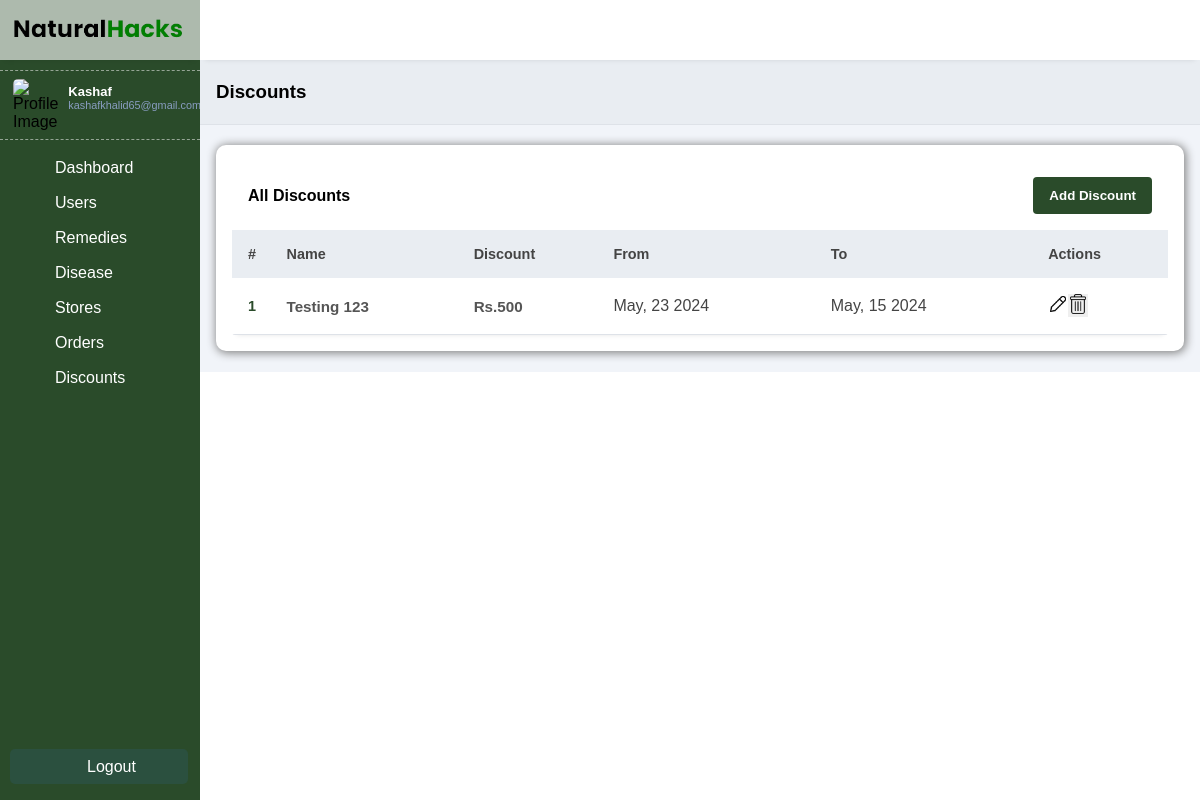
Screenshot of /admin/discounts/discounts.php (signed in) with the database file from the repository.
### tables this page shows
CREATE TABLE `discounts` (
  `id` int(11) NOT NULL,
  `name` varchar(255) NOT NULL,
  `discount` int(11) NOT NULL,
  `type` enum('flat','percent','','') NOT NULL,
  `start_date` timestamp NOT NULL DEFAULT current_timestamp(),
  `end_date` timestamp NOT NULL DEFAULT current_timestamp()
);

### admin/discounts/discounts.php (the view, shortened to what this page needs)
<?php
require_once '../../connection.php';
?>
<!DOCTYPE html>
<html lang="en">
<?php
include('../layout/head.php');
?>
<body>
    <?php
    include('../layout/sidebar.php');
    ?>
    <?php
        $sql = "SELECT * FROM discounts";
        $discounts = mysqli_query($conn, $sql);
    ?>
    <div class="main-content">
        <?php include('../layout/header.php') ?>
        <main>
            <div class="page-header">
                <h3>Discounts</h3>
            </div>
            <div class="page-content">
                <div class="card">
                    <div class="records table-responsive">
                        <div class="record-header">
                            <h4>All Discounts</h4>
                            <div class="add">
                                <a href="./discount_add.php"><button>Add Discount</button></a>
                            </div>
                        </div>
                        <div>
                            <?php if (mysqli_num_rows($discounts) > 0) { ?>
                                <table width="100%">
                                    <thead>
                                        <tr>
                                            <th>#</th>
                                            <th>Name</th>
                                            <th>Discount</th>
                                            <th>From</th>
                                            <th>To</th>
                                            <th>Actions</th>
                                        </tr>
                                    </thead>
                                    <tbody>
                                        <?php
                                        foreach ($discounts as $key => $row) {
                                            $key++;
                                        ?>
                                            <tr>
                                                <td><?= $key ?></td>
                                                <td>
                                                    <div class="client-info">
                                                        <h4><?= htmlspecialchars($row['name']) ?></h4>
                                                    </div>
                                                </td>
                                                <td>
                                                    <div class="client-info">
                                                        <h4><?= $row['type'] == 'flat' ? 'Rs.'.$row['discount'] : $row['discount'].'%' ?></h4>
                                                    </div>
                                                </td>
                                                <td>
                                                    <p>
                                                        <?= date('F, d Y', strtotime($row['start_date'])) ?>
                                                    </p>
                                                </td>
                                                <td>
                                                    <p>
                                                        <?= date('F, d Y', strtotime($row['end_date'])) ?>
                                                    </p>
                                                </td>
                                                <td>
                                                    <div class="actions">
                                                        <a href="./discount_edit.php?id=<?= $row['id'] ?>">
                                                            <img src="../assets/images/edit.png" height="20px" alt="">
                                                        </a>
                                                        <form class="delete-form" id="deleteForm_<?= $row['id'] ?>" action="./discounts.php" method="post">
                                                            <button type="submit" style="border:none; background-color: none;" onclick="return confirm(' Are you sure you want to delete <?= htmlspecialchars($row['name']) ?> ?')" name="delete">
                                                                <img src="../assets/images/delete.png" height="20px" alt="">
                                                            </button>
                                                        </form>
                                                    </div>
                                                </td>
                                            </tr>
                                        <?php } ?>
                                    </tbody>
                                </table>
                            <?php } ?>
                        </div>
                    </div>
                </div>
            </div>
        </main>
    </div>
</body>
</html>

### admin/style.css (style rules this page uses)
:root { --main-color: #2a4b2a; --color-dark: #2b503f; --text-grey: #b0b0b0; }
* { margin: 0; padding: 0; text-decoration: none; box-sizing: border-box; font-family: "Merriweather", sans-serif; }
.main-content { margin-left: 200px; width: calc(100% - 200px); transition: margin-left 300ms; }
main { margin-top: 60px; }
.page-header { padding: 1.3rem 1rem; background: #e9edf2; border-bottom: 1px solid #dee2e8; }
.page-content { padding: 1.3rem 1rem; background: #f1f4f9; }
.card { background-color: white; padding: 1rem; border-radius: 10px; box-shadow: gray 1px 1px 10px 1px; }
.records { box-shadow: 0px 5px 5px -5px rgb(0 0 0 / 10%); background: #fff; border-radius: 3px; }
.record-header { padding: 1rem; display: flex; justify-content: space-between; align-items: center; }
.add, .browse { display: flex; align-items: center; }
input, button, select { outline: none; }
.add button { background: var(--main-color); color: #fff; height: 37px; border-radius: 4px; padding: 0rem 1rem; border: none; font-weight: 600; }
.table-responsive { width: 100%; overflow: auto; }
table { border-collapse: collapse; }
table thead tr { background: #e9edf2; }
table thead th { padding: 1rem 0rem; text-align: left; color: #444; font-size: 0.9rem; }
table thead th:first-child { padding-left: 1rem; }
table tbody td { padding: 1rem 0rem; color: #444; }
table tbody td:first-child { padding-left: 1rem; color: var(--main-color); font-weight: 600; font-size: 0.9rem; }
table tbody tr { border-bottom: 1px solid #dee2e8; }
.client-info h4 { color: #555; font-size: 0.95rem; }
.actions { display: flex; }

### rows the page displays
discounts: name "Testing 123", discount "500", start_date "May, 23 2024", end_date "May, 15 2024"

### other values shown
$_SESSION['admin_name'] "Kashaf"
$_SESSION['admin_email'] "kashafkhalid65@gmail.com"
